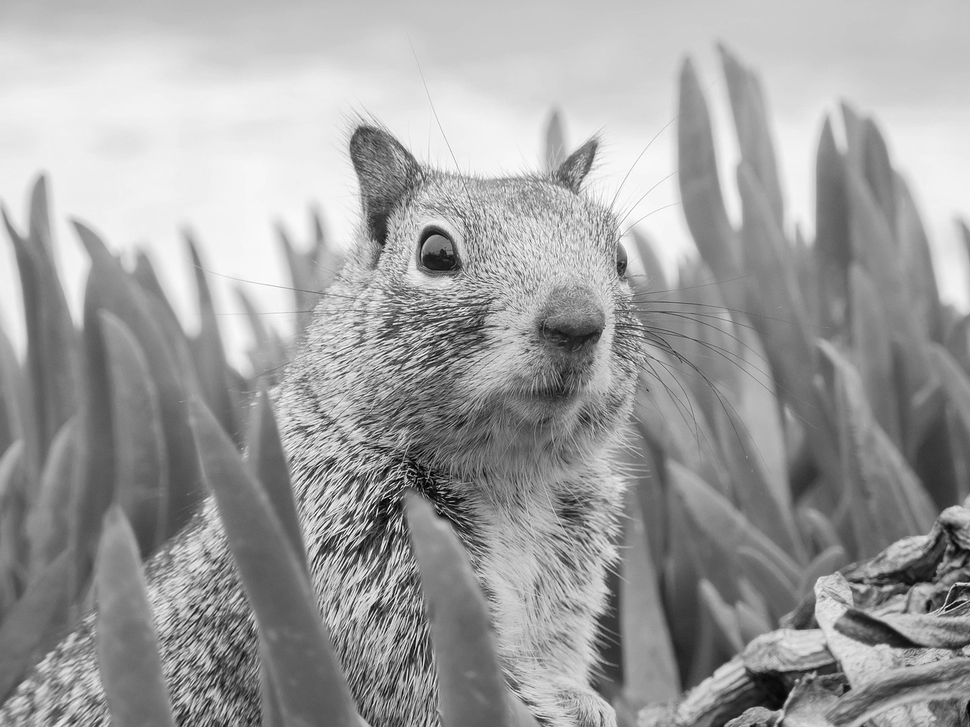
#> input picture LV6_Zavođa/example_grayscale.png, 970 x 727 px, shrunk from 1280 x 960 before the run
$ python Zad_4.py
#> lines starting #> are read from the running program, lines starting #| are printed output that depends on the picture
# Primijenite scikit-learn kmeans metodu za kvantizaciju boje na slici. Proučite kod 6.2. iz priloga vježbe te ga primijenite za kvantizaciju boje na slici example_grayscale.png
# koja dolazi kao prilog ovoj vježbi. Mijenjajte broj klastera. Što primjećujete? Izračunajte kolika se kompresija ove slike može postići ako se koristi 10 klastera.

import matplotlib.image as mpimg
import scipy as sp
from sklearn import cluster, datasets
import numpy as np
import matplotlib.pyplot as plt

imageNew = mpimg.imread('example_grayscale.png')
#> imageNew is the input picture: shape (727, 970) float32; min 0, max 1, mean 0.624
X = imageNew.reshape((-1, 1))
k_means = cluster.KMeans(n_clusters=10,n_init=1)
k_means.fit(X)

values = k_means.cluster_centers_.squeeze()
labels = k_means.fit_predict(X)
compressed_image = np.choose(labels, values).reshape(imageNew.shape)
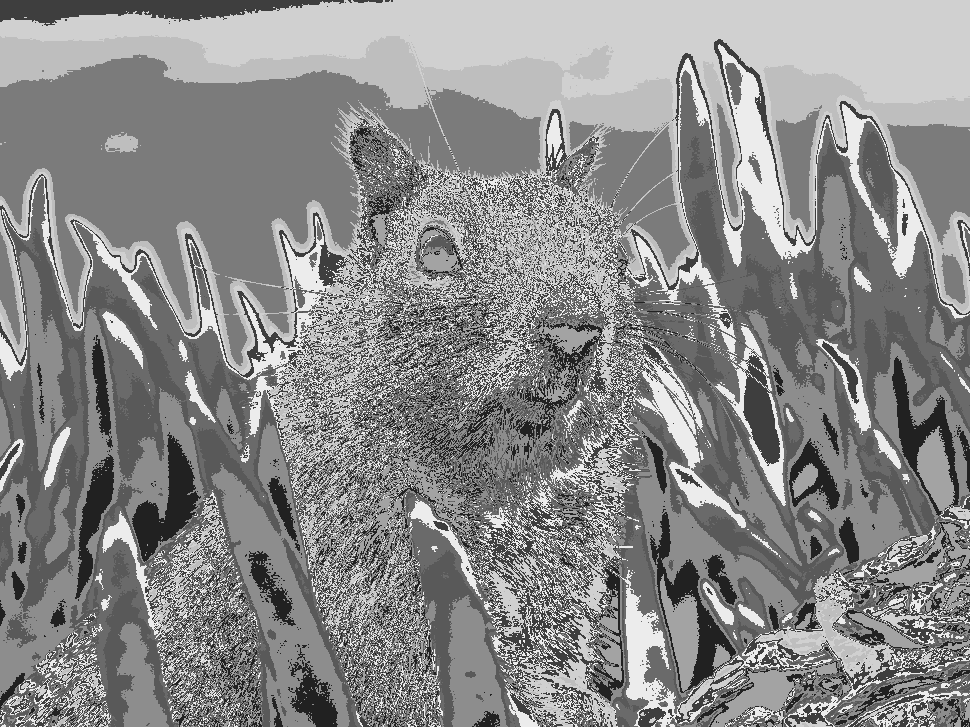
#> compressed_image: shape (727, 970) float32; min 0.13, max 0.928, mean 0.542

plt.figure(1)
plt.imshow(compressed_image, cmap='gray')
plt.show()
